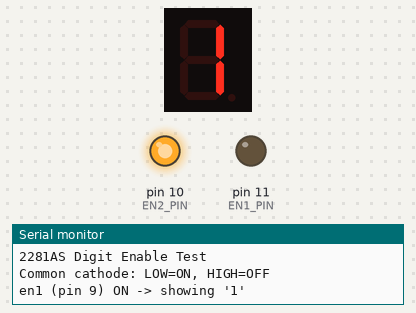
This sketch was run on a simulated Arduino Nano, built with avr-gcc and run on an emulated ATmega328P. Shown: 1-digit seven-segment display, output pins drawn as LEDs (lit = HIGH), the last lines printed to the serial monitor. Wiring (inferred from the names in the program): 1-digit 7-segment display, segments lit when HIGH: segments pin 7, pin 8, pin 4, pin 3, pin 2, pin 9, pin 5, pin 6. The segment pins are drawn as the display they are named for; pins used as bus, display or sensor lines are not drawn.

Above: at 2.1 s.
At 15.2 s:
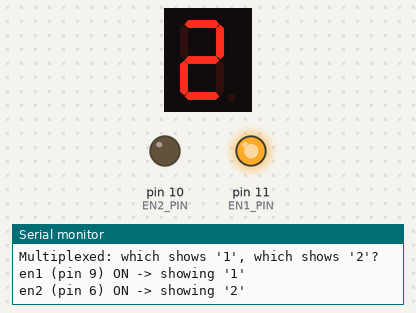
At 38.0 s:
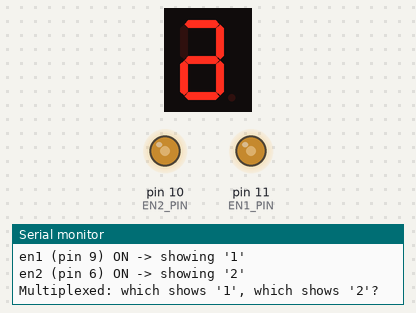
Timing chart, 0 to 40.0 s (numbered marks = the images above):
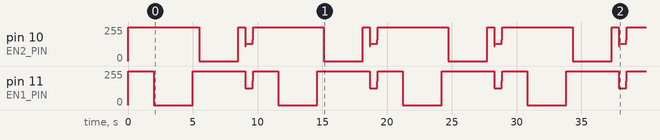

The sketch:

segment-test.ino
```cpp
// 2281AS digit enable test (V2 pinout)
// Verifies which enable pin controls which digit (left/right)
//
// Wiring (V2 symbol pinout):
//   Display pin 1 (E)   -> Nano D2
//   Display pin 2 (D)   -> Nano D3
//   Display pin 3 (C)   -> Nano D4
//   Display pin 4 (G)   -> Nano D5
//   Display pin 5 (dp)  -> Nano D6
//   Display pin 6 (en2) -> Nano D10  ** NOT GND this time **
//   Display pin 7 (A)   -> Nano D7
//   Display pin 8 (B)   -> Nano D8
//   Display pin 9 (en1) -> Nano D11  ** NOT GND this time **
//   Display pin 10 (F)  -> Nano D9
//
// Common cathode: LOW = digit ON, HIGH = digit OFF

#define SEG_E   2
#define SEG_D   3
#define SEG_C   4
#define SEG_G   5
#define SEG_DP  6
#define SEG_A   7
#define SEG_B   8
#define SEG_F   9
#define EN2_PIN 10  // display pin 6
#define EN1_PIN 11  // display pin 9

int segPins[] = {SEG_A, SEG_B, SEG_C, SEG_D, SEG_E, SEG_F, SEG_G, SEG_DP};

void allSegsOff() {
  for (int i = 0; i < 8; i++) digitalWrite(segPins[i], LOW);
}

void showDigit(int num) {
  allSegsOff();
  // Segments for digits: A B C D E F G
  switch (num) {
    case 1: digitalWrite(SEG_B, HIGH); digitalWrite(SEG_C, HIGH); break;
    case 2: digitalWrite(SEG_A, HIGH); digitalWrite(SEG_B, HIGH); digitalWrite(SEG_D, HIGH); digitalWrite(SEG_E, HIGH); digitalWrite(SEG_G, HIGH); break;
  }
}

void setup() {
  Serial.begin(115200);

  for (int i = 0; i < 8; i++) pinMode(segPins[i], OUTPUT);
  pinMode(EN1_PIN, OUTPUT);
  pinMode(EN2_PIN, OUTPUT);

  // Both digits off
  digitalWrite(EN1_PIN, HIGH);
  digitalWrite(EN2_PIN, HIGH);

  Serial.println("2281AS Digit Enable Test");
  Serial.println("Common cathode: LOW=ON, HIGH=OFF");
  Serial.println();

  delay(2000);
}

void loop() {
  // Show "1" on en1 only (pin 9)
  Serial.println("en1 (pin 9) ON -> showing '1'");
  digitalWrite(EN1_PIN, LOW);   // enable
  digitalWrite(EN2_PIN, HIGH);  // disable
  showDigit(1);
  delay(3000);

  allSegsOff();
  digitalWrite(EN1_PIN, HIGH);
  delay(500);

  // Show "2" on en2 only (pin 6)
  Serial.println("en2 (pin 6) ON -> showing '2'");
  digitalWrite(EN1_PIN, HIGH);  // disable
  digitalWrite(EN2_PIN, LOW);   // enable
  showDigit(2);
  delay(3000);

  allSegsOff();
  digitalWrite(EN2_PIN, HIGH);
  delay(500);

  // Show "1" on left, "2" on right (multiplexed)
  Serial.println("Multiplexed: which shows '1', which shows '2'?");
  for (int i = 0; i < 60; i++) {  // ~3 seconds of multiplexing
    // en1 with "1"
    digitalWrite(EN2_PIN, HIGH);
    showDigit(1);
    digitalWrite(EN1_PIN, LOW);
    delay(5);
    digitalWrite(EN1_PIN, HIGH);

    // en2 with "2"
    showDigit(2);
    digitalWrite(EN2_PIN, LOW);
    delay(5);
    digitalWrite(EN2_PIN, HIGH);
  }

  allSegsOff();
  Serial.println();
  delay(2000);
}
```

Measured:
- by itself, pin 10 (EN2_PIN): repeats every 9.6 s: 255/255 0.56 s, 112/255 0.04 s, 131/255 0.52 s, 159/255 0.04 s, 255/255 5.4 s, 0/255 3.0 s
- by itself, pin 11 (EN1_PIN): repeats every 9.6 s: 255/255 4.1 s, 127/255 0.56 s, 178/255 0.04 s, 255/255 1.9 s, 0/255 3.0 s
- what the display in image 0 shows lasts 3.0 s, from 2.0 s to 5.0 s
